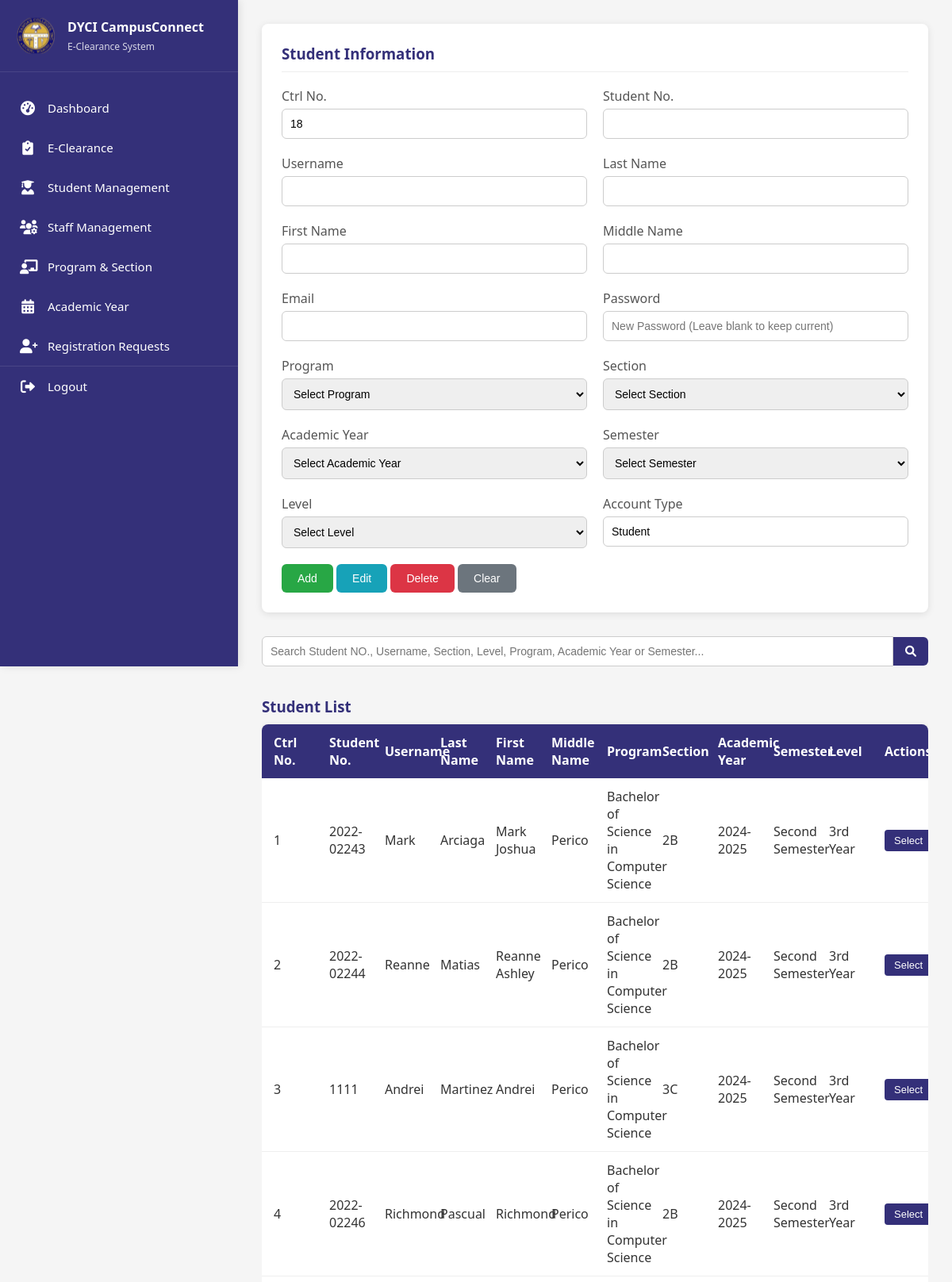
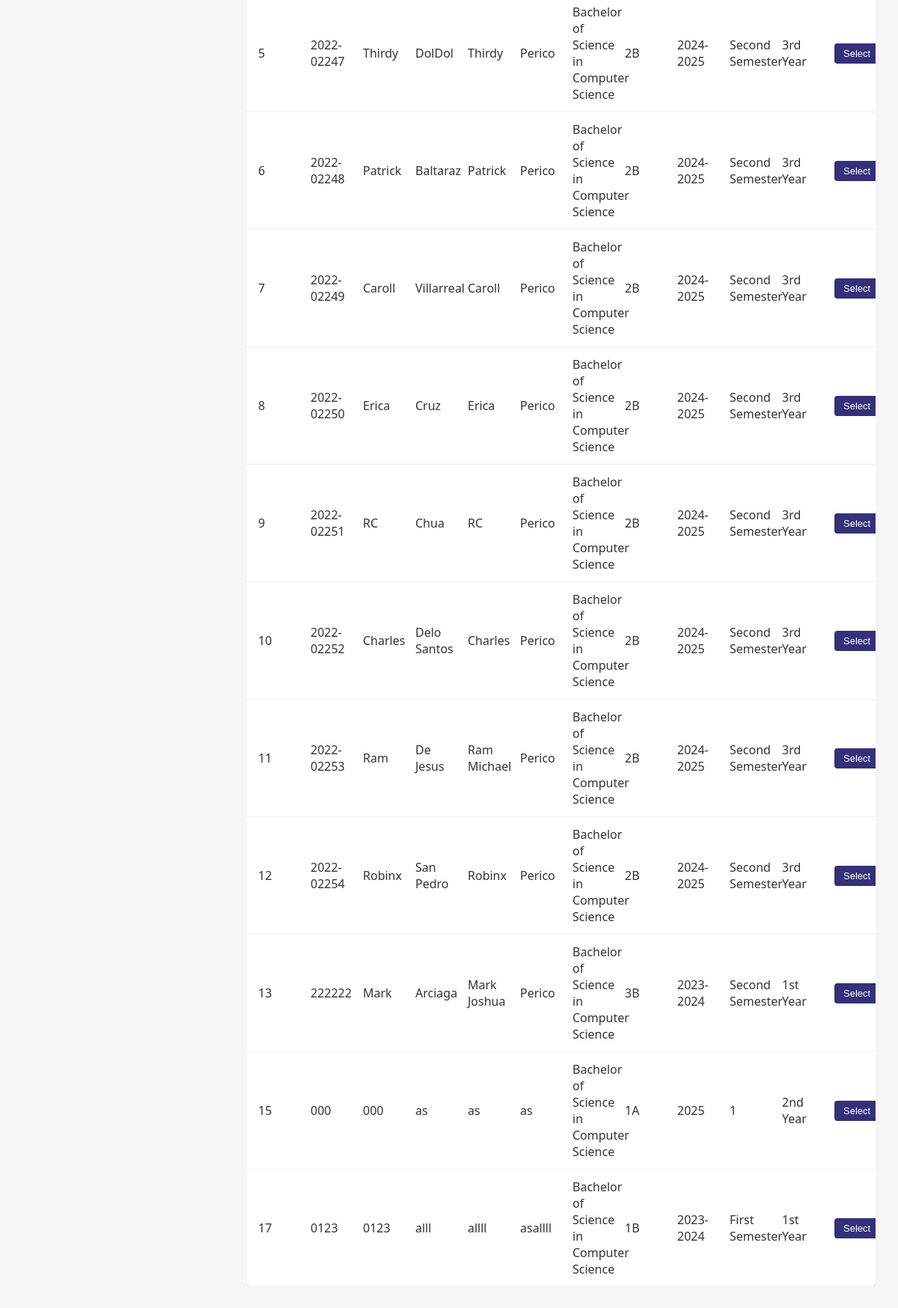
The page /pages/student_management.php on the database its author committed (2 pictures, top to bottom).
### tables this page shows
CREATE TABLE `students` (
  `CtrlNo` int(11) NOT NULL,
  `studentNo` varchar(20) NOT NULL,
  `Username` varchar(50) NOT NULL,
  `Email` varchar(100) NOT NULL,
  `PasswordHash` varchar(255) NOT NULL,
  `LastName` varchar(50) NOT NULL,
  `FirstName` varchar(50) NOT NULL,
  `Mname` varchar(50) DEFAULT NULL,
  `ProgramCode` varchar(10) NOT NULL,
  `Level` int(11) NOT NULL,
  `SectionCode` varchar(10) NOT NULL,
  `AcademicYear` varchar(20) DEFAULT NULL,
  `Semester` varchar(20) DEFAULT NULL,
  `AccountType` varchar(20) NOT NULL DEFAULT 'Student',
  `LastLogin` timestamp NULL DEFAULT NULL,
  `IsActive` tinyint(1) DEFAULT 1
);

CREATE TABLE `programs` (
  `ProgramCode` varchar(50) NOT NULL,
  `ProgramTitle` varchar(255) NOT NULL
);

CREATE TABLE `sections` (
  `SectionCode` varchar(50) NOT NULL,
  `SectionTitle` varchar(255) NOT NULL,
  `YearLevel` int(11) NOT NULL
);

CREATE TABLE `levels` (
  `LevelID` int(11) NOT NULL,
  `LevelName` varchar(50) NOT NULL
);

### pages/student_management.php (the view, shortened to what this page needs)
<?php
include '../includes/db_connect.php';
$next_ctrl_no = 1;
$search_query = "";
$ctrl_no_query = "SELECT MAX(CtrlNo) AS max_ctrl FROM students";
$ctrl_no_result = $conn->query($ctrl_no_query);
if ($ctrl_no_result && $row = $ctrl_no_result->fetch_assoc()) {
    $next_ctrl_no = $row['max_ctrl'] + 1;
}
if (isset($_POST['search'])) {
    $search_query = $conn->real_escape_string($_POST['search_query']);
    $sql = "SELECT s.*, p.ProgramTitle, sec.SectionTitle, l.LevelName
            FROM students s
            LEFT JOIN programs p ON s.ProgramCode = p.ProgramCode
            LEFT JOIN sections sec ON s.SectionCode = sec.SectionCode
            LEFT JOIN levels l ON s.Level = l.LevelID
            WHERE
            s.studentNo LIKE '%$search_query%' OR
            s.Username LIKE '%$search_query%' OR
            s.LastName LIKE '%$search_query%' OR
            s.SectionCode LIKE '%$search_query%' OR
            s.FirstName LIKE '%$search_query%' OR
            s.AcademicYear LIKE '%$search_query%' OR
            s.Semester LIKE '%$search_query%'";
} else {
    $sql = "SELECT s.*, p.ProgramTitle, sec.SectionTitle, l.LevelName
            FROM students s
            LEFT JOIN programs p ON s.ProgramCode = p.ProgramCode
            LEFT JOIN sections sec ON s.SectionCode = sec.SectionCode
            LEFT JOIN levels l ON s.Level = l.LevelID";
}
$result = $conn->query($sql);
?>
<!DOCTYPE html>
<html lang="en">
<head>
    <link rel="stylesheet" href="https://cdnjs.cloudflare.com/ajax/libs/font-awesome/6.0.0/css/all.min.css">
</head>
<body>
    <nav class="sidebar">
    <div class="logo-container">
        <img src="../assets/dyci_logo.svg" alt="DYCI Logo" class="logo">
        <div class="logo-text">
            <h2>DYCI CampusConnect</h2>
            <p>E-Clearance System</p>
        </div>
    </div>
    <ul>
        <li><a href="dashboard.php"><i class="fas fa-tachometer-alt icon"></i> Dashboard</a></li>
        <li><a href="eclearance.php"><i class="fas fa-clipboard-check icon"></i> E-Clearance</a></li>
        <li class="active"><a href="student_management.php"><i class="fas fa-user-graduate icon"></i> Student Management</a></li>
        <li><a href="staff_management.php"><i class="fas fa-users-cog icon"></i> Staff Management</a></li>
        <li><a href="program_section.php"><i class="fas fa-chalkboard-teacher icon"></i> Program & Section</a></li>
        <li><a href="academicyear.php"><i class="fas fa-calendar-alt icon"></i> Academic Year</a></li>
        <li><a href="registration_requests.php"><i class="fas fa-user-plus icon"></i> Registration Requests</a></li>
        <li class="logout"><a href="../includes/logout.php"><i class="fas fa-sign-out-alt icon"></i> Logout</a></li>
    </ul>
</nav>
<div class="container">
    <div class="user-panel">
        <h3>Student Information</h3>
        <form method="POST">
            <div class="form-row">
                <div class="form-group">
                    <label>Ctrl No.</label>
                    <input type="text" id="ctrl_no" name="ctrl_no" value="<?php echo $next_ctrl_no; ?>" readonly>
                </div>
                <div class="form-group">
                    <label>Student No.</label>
                    <input type="text" id="student_no" name="student_no" required>
                </div>
            </div>
            <div class="form-row">
                <div class="form-group">
                    <label>Username</label>
                    <input type="text" id="username" name="username" required>
                </div>
                <div class="form-group">
                    <label>Last Name</label>
                    <input type="text" id="last_name" name="last_name" required>
                </div>
            </div>
            <div class="form-row">
                <div class="form-group">
                    <label>First Name</label>
                    <input type="text" id="first_name" name="first_name" required>
                </div>
                <div class="form-group">
                    <label>Middle Name</label>
                    <input type="text" id="middle_name" name="middle_name">
                </div>
            </div>
            <div class="form-row">
                <div class="form-group">
                    <label>Email</label>
                    <input type="email" id="email" name="email" required>
                </div>
                <div class="form-group">
                    <label>Password</label>
                    <input type="password" name="password" placeholder="New Password (Leave blank to keep current)">
                </div>
            </div>
            <div class="form-row">
                <div class="form-group">
                    <label>Program</label>
                    <select id="program_code" name="program_code" required>
                        <option value="">Select Program</option>
                    </select>
                </div>
                <div class="form-group">
                    <label>Section</label>
                    <select id="section_code" name="section_code" required>
                        <option value="">Select Section</option>
                    </select>
                </div>
            </div>
            <div class="form-row">
                <div class="form-group">
                    <label>Academic Year</label>
                    <select id="academic_year" name="academic_year" required>
                        <option value="">Select Academic Year</option>
                    </select>
                </div>
                <div class="form-group">
                    <label>Semester</label>
                    <select id="semester" name="semester" required>
                        <option value="">Select Semester</option>
                    </select>
                </div>
            </div>
            <div class="form-row">
                <div class="form-group">
                    <label>Level</label>
                    <select id="level" name="level" required>
                        <option value="">Select Level</option>
                    </select>
                </div>
                <div class="form-group">
                    <label>Account Type</label>
                    <input type="text" name="account_type" value="Student" readonly>
                </div>
            </div>
            <div class="form-buttons">
                <button type="submit" name="add_user">Add</button>
                <button type="submit" name="edit_user">Edit</button>
                <button type="submit" name="delete_user" onclick="return confirm('Are you sure you want to delete this student?');">Delete</button>
                <button type="button" onclick="clearForm();">Clear</button>
            </div>
        </form>
    </div>
    <div class="search-container">
        <form method="POST" class="search-form">
            <div class="search-input-group">
                <input type="text" name="search_query" placeholder="Search Student NO., Username, Section, Level, Program, Academic Year or Semester..."
                       value="<?php echo htmlspecialchars($search_query); ?>">
                <button type="submit" name="search" class="search-button">
                    <i class="fas fa-search"></i>
                </button>
            </div>
        </form>
    </div>
    <div class="scrollable-content">
        <div class="user-list-container">
        <h3>Student List</h3>
        <table>
            <thead>
                <tr>
                    <th>Ctrl No.</th>
                    <th>Student No.</th>
                    <th>Username</th>
                    <th>Last Name</th>
                    <th>First Name</th>
                    <th>Middle Name</th>
                    <th>Program</th>
                    <th>Section</th>
                    <th>Academic Year</th>
                    <th>Semester</th>
                    <th>Level</th>
                    <th>Actions</th>
                </tr>
            </thead>
            <tbody>
                <?php while ($row = $result->fetch_assoc()) { ?>
                    <tr onclick="selectUser('<?php echo $row['CtrlNo']; ?>', '<?php echo $row['studentNo']; ?>', '<?php echo $row['Username']; ?>', '<?php echo $row['LastName']; ?>', '<?php echo $row['FirstName']; ?>', '<?php echo $row['Mname']; ?>', '<?php echo $row['Email']; ?>', '<?php echo $row['ProgramCode']; ?>', '<?php echo $row['SectionCode']; ?>', '<?php echo $row['AcademicYear']; ?>', '<?php echo $row['Semester']; ?>', '<?php echo $row['Level']; ?>')">
                        <td><?php echo $row['CtrlNo']; ?></td>
                        <td><?php echo $row['studentNo']; ?></td>
                        <td><?php echo $row['Username']; ?></td>
                        <td><?php echo $row['LastName']; ?></td>
                        <td><?php echo $row['FirstName']; ?></td>
                        <td><?php echo $row['Mname']; ?></td>
                        <td><?php echo $row['ProgramTitle'] ?? $row['ProgramCode']; ?></td>
                        <td><?php echo $row['SectionTitle'] ?? $row['SectionCode']; ?></td>
                        <td><?php echo $row['AcademicYear']; ?></td>
                        <td><?php echo $row['Semester']; ?></td>
                        <td><?php echo $row['LevelName'] ?? $row['Level']; ?></td>
                        <td><button type="button">Select</button></td>
                    </tr>
                <?php } ?>
            </tbody>
        </table>
    </div>
</div>
</body>
</html>

### pages/student_management.php (style rules this page uses)
body { font-family: 'Segoe UI', Tahoma, Geneva, Verdana, sans-serif; margin: 0; padding: 0; background-color: #f5f5f5; color: #333; display: flex; min-height: 100vh; }
.sidebar { width: 300px; background-color: #343079; color: white; height: 100vh; position: fixed; padding: 20px 0; box-shadow: 2px 0 10px rgba(0,0,0,0.1); overflow-y: auto; transition: all 0.3s; }
.logo-container { display: flex; align-items: center; padding: 0 20px 20px; border-bottom: 1px solid rgba(255,255,255,0.1); margin-bottom: 20px; }
.logo { width: 50px; height: 50px; margin-right: 15px; }
.logo-text h2 { font-size: 16px; margin: 0 0 5px 0; font-weight: 600; }
.logo-text p { font-size: 12px; margin: 0; opacity: 0.8; }
.sidebar ul { list-style: none; padding: 0; margin: 0; }
.sidebar li a { display: flex; align-items: center; padding: 15px 25px; color: white; text-decoration: none; transition: all 0.3s; font-size: 15px; }
.sidebar li.logout { margin-top: auto; border-top: 1px solid rgba(255,255,255,0.1); }
.sidebar .icon { margin-right: 15px; font-size: 18px; width: 20px; text-align: center; }
.container { min-width: calc(100% - 300px); flex: 1; margin-left: 300px; padding: 30px; display: flex; flex-direction: column; min-height: 100vh; box-sizing: border-box; overflow-y: auto; }
.user-panel { background-color: #fff; padding: 25px; border-radius: 8px; box-shadow: 0 2px 10px rgba(0,0,0,0.1); margin-bottom: 30px; }
.user-panel h3 { margin-top: 0; color: #343079; border-bottom: 1px solid #eee; padding-bottom: 10px; }
.form-row { display: flex; gap: 20px; margin-bottom: 20px; flex-wrap: wrap; }
.form-group { flex: 1; display: flex; flex-direction: column; }
.form-group label { margin-bottom: 5px; font-weight: 500; color: #555; }
.form-group input, .form-group select { padding: 10px; font-size: 14px; border: 1px solid #ccc; border-radius: 6px; transition: 0.3s; }
.form-buttons button { border: none; padding: 10px 20px; border-radius: 6px; font-size: 14px; cursor: pointer; transition: 0.3s; color: white; }
.form-buttons button[name="add_user"] { background-color: #28a745; }
.form-buttons button[name="edit_user"] { background-color: #17a2b8; }
.form-buttons button[name="delete_user"] { background-color: #dc3545; }
.form-buttons button[type="button"] { background-color: #6c757d; }
.search-container { margin-bottom: 20px; }
.search-form { display: flex; justify-content: space-between; align-items: center; }
.search-input-group { display: flex; align-items: center; width: 100%; }
.search-input-group input { flex: 1; padding: 10px; border: 1px solid #ccc; border-radius: 6px 0 0 6px; font-size: 14px; }
.search-button, .clear-search-button { padding: 10px 15px; background-color: #343079; color: white; border: none; font-size: 14px; border-radius: 0 6px 6px 0; cursor: pointer; transition: 0.3s; }
.scrollable-content { overflow-x: auto; }
.user-list-container h3 { margin-bottom: 10px; color: #343079; }
table { table-layout: fixed; width: 100%; border-collapse: collapse; background: white; box-shadow: 0 2px 10px rgba(0,0,0,0.1); border-radius: 8px; overflow: hidden; }
th, td { padding: 12px 15px; text-align: left; }
thead th { background-color: #343079; color: white; }
tbody tr { border-bottom: 1px solid #eee; cursor: pointer; }
tbody td button { background-color: #343079; color: white; border: none; padding: 6px 12px; border-radius: 4px; cursor: pointer; font-size: 13px; }

### rows shown on the page
students: CtrlNo "1", studentNo "2022-02243", Username "Mark", LastName "Arciaga", FirstName "Mark Joshua", Mname "Perico", ProgramCode.ProgramTitle "Bachelor of Science in Computer Science", SectionCode.SectionTitle "2B", AcademicYear "2024-2025", Semester "Second Semester", Level.LevelName "3rd Year"
students: CtrlNo "2", studentNo "2022-02244", Username "Reanne", LastName "Matias", FirstName "Reanne Ashley", Mname "Perico", ProgramCode.ProgramTitle "Bachelor of Science in Computer Science", SectionCode.SectionTitle "2B", AcademicYear "2024-2025", Semester "Second Semester", Level.LevelName "3rd Year"
students: CtrlNo "3", studentNo "1111", Username "Andrei", LastName "Martinez", FirstName "Andrei", Mname "Perico", ProgramCode.ProgramTitle "Bachelor of Science in Computer Science", SectionCode.SectionTitle "3C", AcademicYear "2024-2025", Semester "Second Semester", Level.LevelName "3rd Year"
students: CtrlNo "4", studentNo "2022-02246", Username "Richmond", LastName "Pascual", FirstName "Richmond", Mname "Perico", ProgramCode.ProgramTitle "Bachelor of Science in Computer Science", SectionCode.SectionTitle "2B", AcademicYear "2024-2025", Semester "Second Semester", Level.LevelName "3rd Year"
students: CtrlNo "5", studentNo "2022-02247", Username "Thirdy", LastName "DolDol", FirstName "Thirdy", Mname "Perico", ProgramCode.ProgramTitle "Bachelor of Science in Computer Science", SectionCode.SectionTitle "2B", AcademicYear "2024-2025", Semester "Second Semester", Level.LevelName "3rd Year"
students: CtrlNo "6", studentNo "2022-02248", Username "Patrick", LastName "Baltaraz", FirstName "Patrick", Mname "Perico", ProgramCode.ProgramTitle "Bachelor of Science in Computer Science", SectionCode.SectionTitle "2B", AcademicYear "2024-2025", Semester "Second Semester", Level.LevelName "3rd Year"
students: CtrlNo "7", studentNo "2022-02249", Username "Caroll", LastName "Villarreal", FirstName "Caroll", Mname "Perico", ProgramCode.ProgramTitle "Bachelor of Science in Computer Science", SectionCode.SectionTitle "2B", AcademicYear "2024-2025", Semester "Second Semester", Level.LevelName "3rd Year"
students: CtrlNo "8", studentNo "2022-02250", Username "Erica", LastName "Cruz", FirstName "Erica", Mname "Perico", ProgramCode.ProgramTitle "Bachelor of Science in Computer Science", SectionCode.SectionTitle "2B", AcademicYear "2024-2025", Semester "Second Semester", Level.LevelName "3rd Year"
students: CtrlNo "9", studentNo "2022-02251", Username "RC", LastName "Chua", FirstName "RC", Mname "Perico", ProgramCode.ProgramTitle "Bachelor of Science in Computer Science", SectionCode.SectionTitle "2B", AcademicYear "2024-2025", Semester "Second Semester", Level.LevelName "3rd Year"
students: CtrlNo "10", studentNo "2022-02252", Username "Charles", LastName "Delo Santos", FirstName "Charles", Mname "Perico", ProgramCode.ProgramTitle "Bachelor of Science in Computer Science", SectionCode.SectionTitle "2B", AcademicYear "2024-2025", Semester "Second Semester", Level.LevelName "3rd Year"
students: CtrlNo "11", studentNo "2022-02253", Username "Ram", LastName "De Jesus", FirstName "Ram Michael", Mname "Perico", ProgramCode.ProgramTitle "Bachelor of Science in Computer Science", SectionCode.SectionTitle "2B", AcademicYear "2024-2025", Semester "Second Semester", Level.LevelName "3rd Year"
students: CtrlNo "12", studentNo "2022-02254", Username "Robinx", LastName "San Pedro", FirstName "Robinx", Mname "Perico", ProgramCode.ProgramTitle "Bachelor of Science in Computer Science", SectionCode.SectionTitle "2B", AcademicYear "2024-2025", Semester "Second Semester", Level.LevelName "3rd Year"
students: CtrlNo "13", studentNo "222222", Username "Mark", LastName "Arciaga", FirstName "Mark Joshua", Mname "Perico", ProgramCode.ProgramTitle "Bachelor of Science in Computer Science", SectionCode.SectionTitle "3B", AcademicYear "2023-2024", Semester "Second Semester", Level.LevelName "1st Year"
students: CtrlNo "15", studentNo "000", Username "000", LastName "as", FirstName "as", Mname "as", ProgramCode.ProgramTitle "Bachelor of Science in Computer Science", SectionCode.SectionTitle "1A", AcademicYear "2025", Semester "1", Level.LevelName "2nd Year"
students: CtrlNo "17", studentNo "0123", Username "0123", LastName "alll", FirstName "allll", Mname "asallll", ProgramCode.ProgramTitle "Bachelor of Science in Computer Science", SectionCode.SectionTitle "1B", AcademicYear "2023-2024", Semester "First Semester", Level.LevelName "1st Year"
